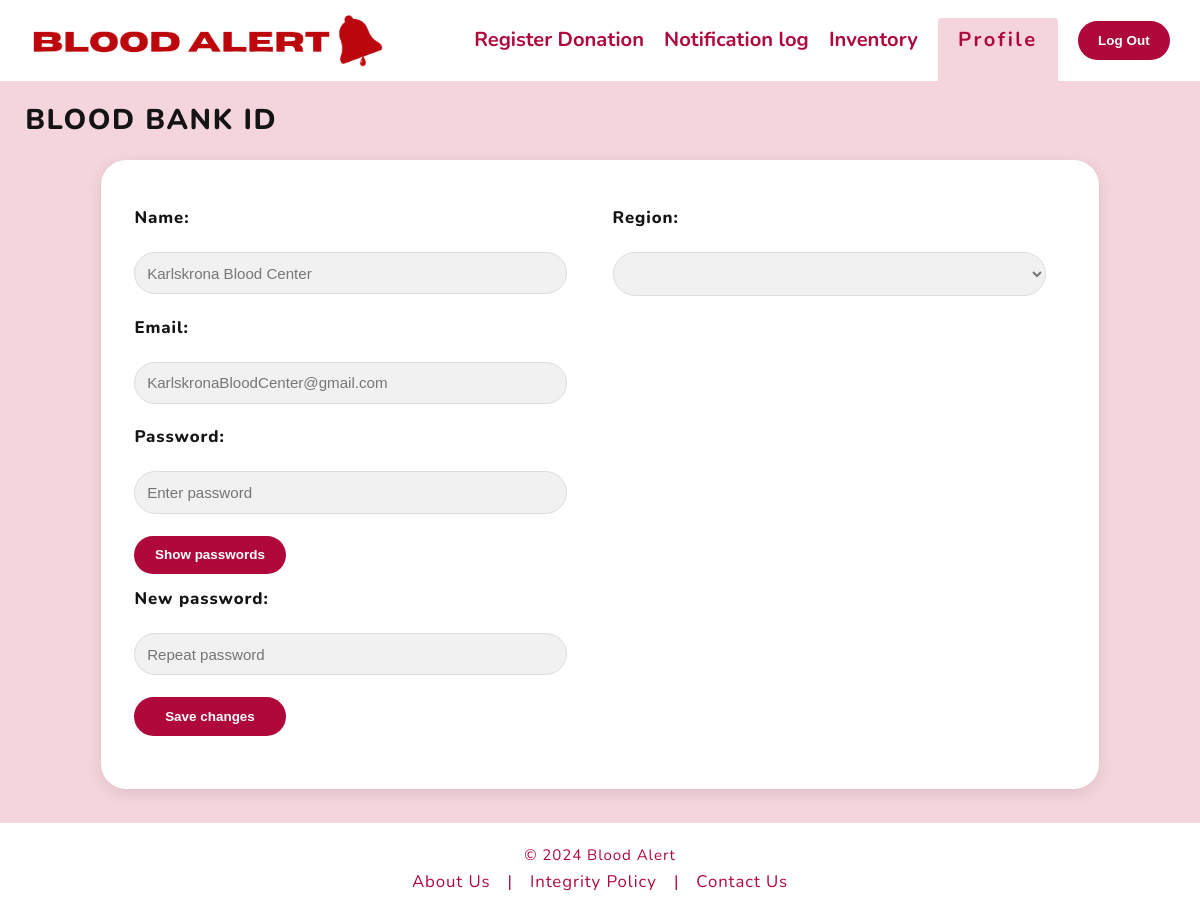
Page /Blood_bank/bbank_info.php (signed in) on the earlier database version.
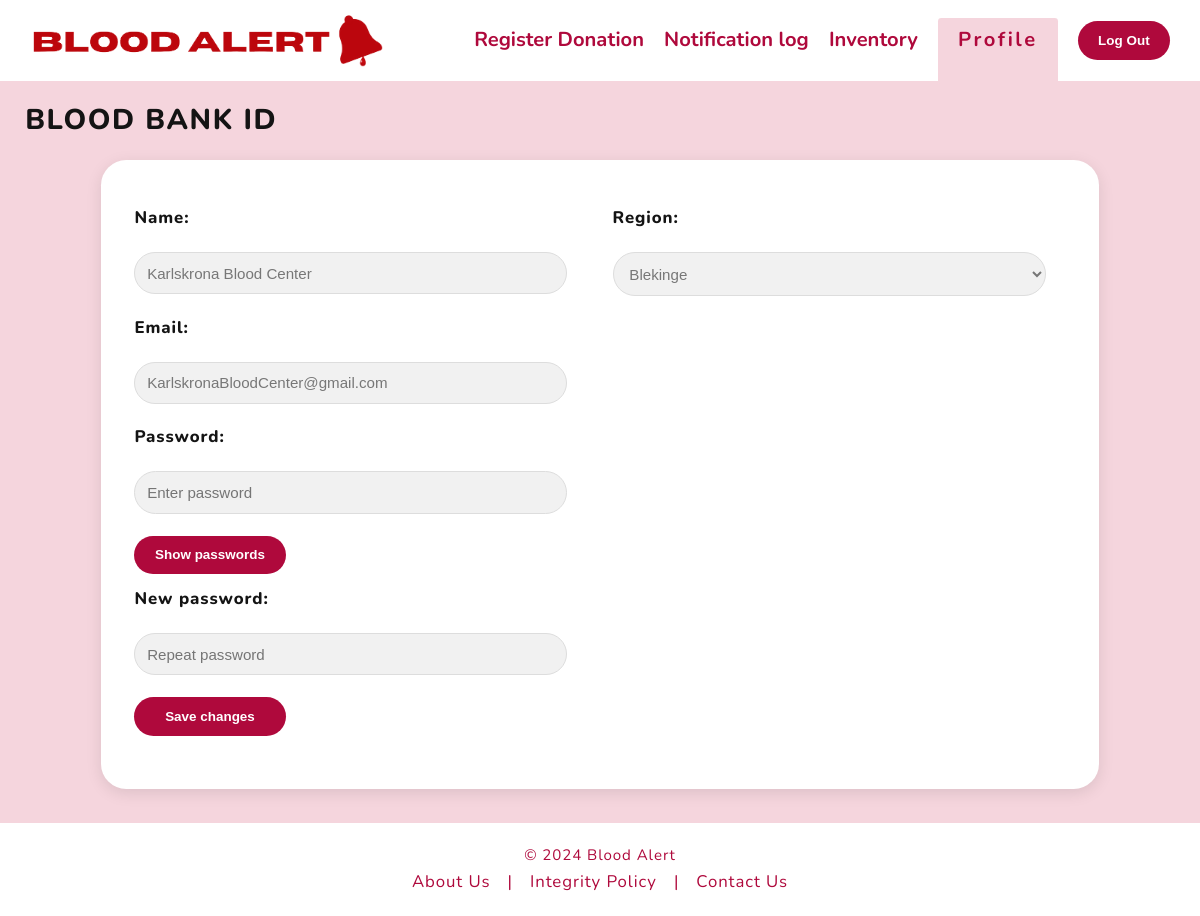
Same page on the later database version.
### tables this page shows
CREATE TABLE Blood_Bank (
    blood_bank_id INT PRIMARY KEY AUTO_INCREMENT,
    name VARCHAR(100),
    region_id INT,
    address VARCHAR(255),
    email VARCHAR(100),
    password VARCHAR(100),
    account_activation_hash VARCHAR(64) UNIQUE,
    FOREIGN KEY (region_id) REFERENCES Region(rid)
);

CREATE TABLE Region (
    rid INT PRIMARY KEY AUTO_INCREMENT,
    region VARCHAR(100)
);

### Blood_bank/bbank_front_page_backend.php (called while the page is built, shortened)
<?php
require_once '../unsubscribe.php';
$servername = "localhost";
$username = "root";
$password = "root";
$dbname = "twister";
if (isset($_SESSION['loggedin'])) {
    $email = $_SESSION['email'];
}
function write_js($data)
{
    $output = $data;
}
$link = mysqli_connect($servername, $username, $password, $dbname);
function get_account_info()
{
    global $email;
    global $link;
    $sql_req = "SELECT * FROM Blood_Bank WHERE email = '$email'";
    $res = $link->query($sql_req);
    $row = $res->fetch_assoc();
    return $row;
}
function curr_region()
{
    global $link;
    global $email;
    $sql_req = "SELECT region FROM Region INNER JOIN Blood_Bank ON Region.rid = Blood_Bank.region_id WHERE Blood_Bank.email = '$email'";
    $res = $link->query($sql_req);
    $row = $res->fetch_assoc();
    return $row['region'];
}
function get_regions()
{
    global $link;
    $sql_req = "SELECT region FROM Region";
    $res = $link->query($sql_req);
    $regions = array();
    while ($row = $res->fetch_assoc()) {
        $regions[] = $row['region'];
    }
    return $regions;
}

### Blood_bank/bbank_info.php (the view, shortened to what this page needs)
<?php
require_once 'bbank_front_page_backend.php';
$account_info = get_account_info();
$regions = get_regions();
?>
<!DOCTYPE html>
<html lang="en">
<head>
    <link rel="stylesheet" href="../../stylesheet/reset.css">
    <link rel="stylesheet" href="../../stylesheet/styles2.css">
</head>
<body>
    <header>
        <div class="logo-container">
            <a href="bbank_front_page.php">
            <img class="logo" src="../../Logo-and-text.png" alt="Logo"></a>
        </div>
        <nav>
            <ul>
                <li><a href="bbank_register_donation.php">Register Donation</a></li>
                <li><a href="bbank_notification_log.php">Notification log</a></li>
                <li><a href="bbank_front_page.php">Inventory</a></li>
                <li class="active"><a href="bbank_info.php">Profile</a></li>
            </ul>
        </nav>
        <button><a href="bb_log_out.php">Log Out</a></button>
    </header>
    <main>
        <h1>Blood bank ID</h1>
        <form action="bbank_front_page_backend.php" method="post"  onsubmit = "return validate_form();">
            <section class="donation-form">
                <div class="form-container">
                    <div class="form-column">
                        <h3>Name:</h3>
                        <input type="text" placeholder="Enter name" name="new-name" value="<?php echo $account_info['name'] ?>">
                        <h3>Email:</h3>
                        <input type="text" id = "email" placeholder="Enter email" name="new-email" value='<?php echo $account_info['email'] ?>'>
                        <h3>Password:</h3>
                            <input type="password" id="password" name="password" placeholder="Enter password">
                                <button class="profile-changes-button" type="button" onclick="togglePassword()">Show passwords</button>
                                <h3>New password:</h3>
                                <input type="password" id="repeat_password" name="repeat_password" placeholder="Repeat password">
                                <button class="profile-changes-button">Save changes</button>
                                <br>
                    </div>
                    <div class="form-column">
                    <h3>Region:</h3>
                        <select name="regions">
                            <?php
                            foreach ($regions as $region) {
                                if ($region == curr_region()) {
                                    echo "<option value = '$region' selected> $region </option>";
                                } else {
                                    echo "<option value = '$region'> $region </option>";
                                }
                            }
                            ?>
                        </select>
                    </div>
                </div>
            </section>
        </form>
    </main>
</body>
<footer>
  <p>&copy; 2024 Blood Alert</p>
  <nav>
    <a href="../../about_us.php">About Us</a> |
    <a href="../../integrity_policy.php">Integrity Policy</a> |
    <a href="mailto:bloodalert.twister@gmail.com">Contact Us</a>
  </nav>
</footer>
</html>

### stylesheet/styles2.css (style rules this page uses)
html { font-size: 105%; }
html, body { font-family: "Nunito", Helvetica, sans-serif; height: 100%; margin: 0; }
h1, h2, h3, h4 { font-family: "Nunito", Helvetica, sans-serif; font-weight: 800; letter-spacing: 0.055em; }
h1 { text-transform: uppercase; color: #141414; font-size: 1.7rem; margin: 1.5rem 0 1.5rem 1.5rem; }
h3 { color: #141414 ; margin-bottom: 1rem; margin-top: 1rem; font-size: 1rem; }
body { background-color: #f5d5dd; display: flex; flex-direction: column; }
input, select { width: calc(100% - 20px); padding: 0.7rem; margin: 0.5rem 0; border: 0.05rem solid #ddd; border-radius: 1.5rem; background-color: #f1f1f1; font-size: 0.9rem; box-sizing: border-box; color: #777777; }
select { width: 15rem; }
header { display: flex; font-family: "Nunito", Helvetica, sans-serif; justify-content: space-between; align-items: center; padding: 0.8rem 1.8rem; background-color: #fff; }
.logo-container { flex: 1; }
.logo { height: 3.2rem; }
nav ul { display: flex; list-style: none; padding: 0; margin: 0; }
nav ul li { margin-right: 1.2rem; }
nav ul li a { text-decoration: none; color: #af093c; font-size: 1.2rem; font-weight: bold; }
nav .active { position: relative; background-color: #f5d5dd; color: white; font-weight: bold; letter-spacing: 0.15rem; padding: 0.7rem 1.2rem; margin-top: -0.7rem; margin-bottom: -2rem; border-radius: 0.2rem; }
button { padding: 0.7rem 1.2rem; background-color: #af093c; color: white; border: none; border-radius: 1.5rem; cursor: pointer; font-weight: bold; min-width: 1.5rem; font-size: 0.8rem; }
button > a { text-decoration: none; color: white; }
footer { font-family: "Nunito", Helvetica, sans-serif; letter-spacing: 0.055em; background-color: white; color: #af093c; padding: 1.5rem; display: flex; justify-content: center; align-items: center; flex-direction: column; bottom: 0; margin-top: auto; }
footer a { color: #af093c; text-decoration: none; margin: 0 0.7rem; }
footer p { margin: 0; font-size: 0.9rem; }
footer nav { margin-top: 0.65rem; }
.form-container { display: flex; padding: 2rem; border-radius: 1.5rem; background-color: white; box-shadow: 0 4px 16px rgba(0, 0, 0, 0.1); max-width: 70rem; margin-left: 6rem; margin-right: 6rem; margin-bottom: 2rem; }
.form-column { flex: 1; margin-right: 1.5rem; text-align: left; }
.form-column:last-child { margin-right: 0; }
.form-column select { width: calc(100% - 20px); }
.profile-changes-button { display: block; margin-top: 0.8rem; width: 9rem; }

Differences in the rows shown:
added region: regions "Blekinge"
